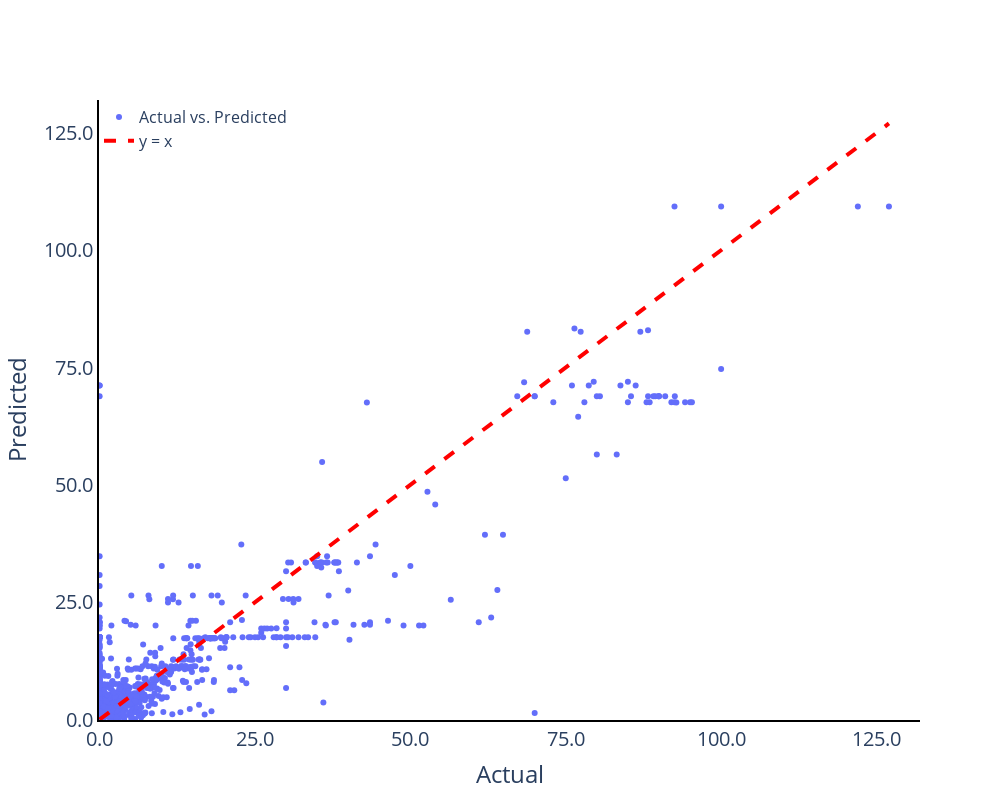

Notebook source saved alongside this figure:
### Code cell
import plotly.graph_objects as go

max_val = max(y_test.max(), y_pred.max())
min_val = min(y_test.min(), y_pred.min())

# Create a scatter plot
fig = go.Figure()
fig.add_trace(go.Scatter(x=y_test, y=y_pred, mode='markers', name='Actual vs. Predicted'))

# Add y = x line
fig.add_trace(go.Scatter(x=[min_val, max_val], y=[min_val, max_val], mode='lines', name='y = x', 
                         line=dict(
                             dash='dash',
                             color='red', 
                             width=4
                             )))


# Set the layout
fig.update_layout(
    xaxis=dict(
        title='Actual',
        title_font=dict(size=24),
        tickfont=dict(size=20), 
        tickmode = 'linear',
        dtick=round((max_val - min_val) / 5), 
        tickformat=".1f",
        range=[-.1, max_val+5]
    ),
    yaxis=dict(
        title='Predicted',
        title_font=dict(size=24),
        tickfont=dict(size=20), 
        tickmode = 'linear',
        dtick=round((max_val - min_val) / 5), 
        tickformat=".1f",
        range=[-.1, max_val+5]
    ),
    showlegend=True,
    width=1000,
    height=800,
    plot_bgcolor='white',
    paper_bgcolor='white',
    legend=dict(
        x=0,
        y=1,
        bgcolor='rgba(0,0,0,0)',
        font=dict(size=16)
    )
)

fig.update_xaxes(showline=True, linewidth=2, linecolor='black')
fig.update_yaxes(showline=True, linewidth=2, linecolor='black')

# Show plot
fig.show()

### Figure 1 — Plotly figure (JSON) as saved in the notebook; plotly's stock layout.template omitted (floating-point values rounded to 4 significant figures; data arrays with more than 128 entries replaced by an {"elided": "..."} marker saying what was removed)
{"data": [{"mode": "markers", "name": "Actual vs. Predicted", "type": "scatter", "x": {"elided": "1155 float values"}, "y": {"elided": "1155 float values"}}, {"line": {"color": "red", "dash": "dash", "width": 4}, "mode": "lines", "name": "y = x", "type": "scatter", "x": [0, 127], "y": [0, 127]}], "layout": {"height": 800, "legend": {"bgcolor": "rgba(0,0,0,0)", "font": {"size": 16}, "x": 0, "y": 1}, "paper_bgcolor": "white", "plot_bgcolor": "white", "showlegend": true, "width": 1000, "xaxis": {"dtick": 25, "linecolor": "black", "linewidth": 2, "range": [-0.1, 132], "showline": true, "tickfont": {"size": 20}, "tickformat": ".1f", "tickmode": "linear", "title": {"font": {"size": 24}, "text": "Actual"}}, "yaxis": {"dtick": 25, "linecolor": "black", "linewidth": 2, "range": [-0.1, 132], "showline": true, "tickfont": {"size": 20}, "tickformat": ".1f", "tickmode": "linear", "title": {"font": {"size": 24}, "text": "Predicted"}}}}
